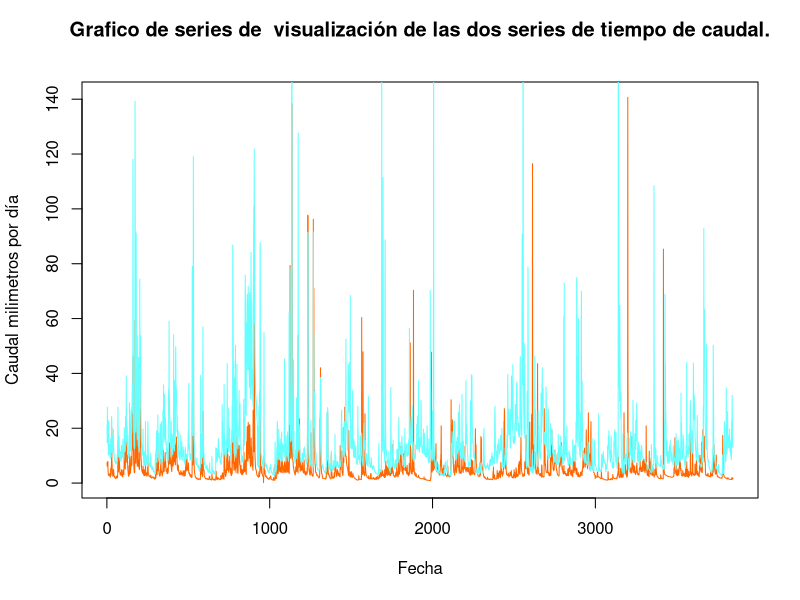
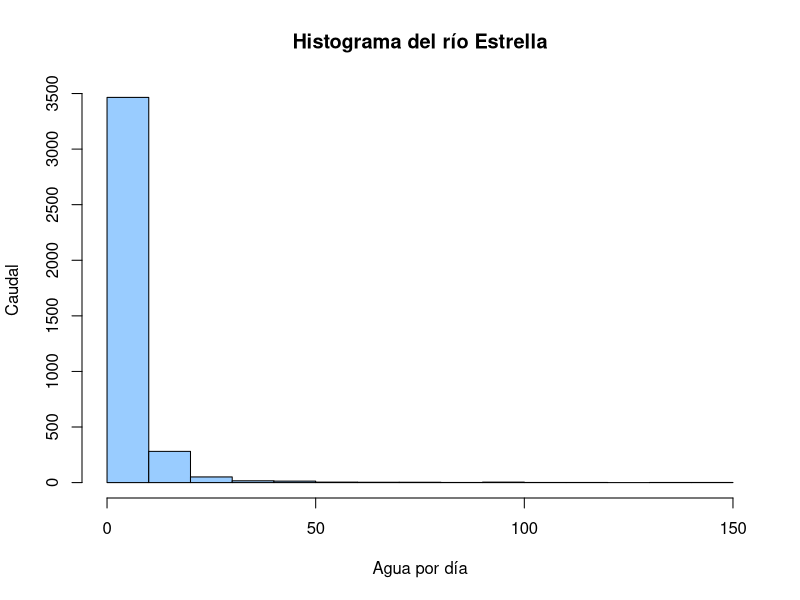
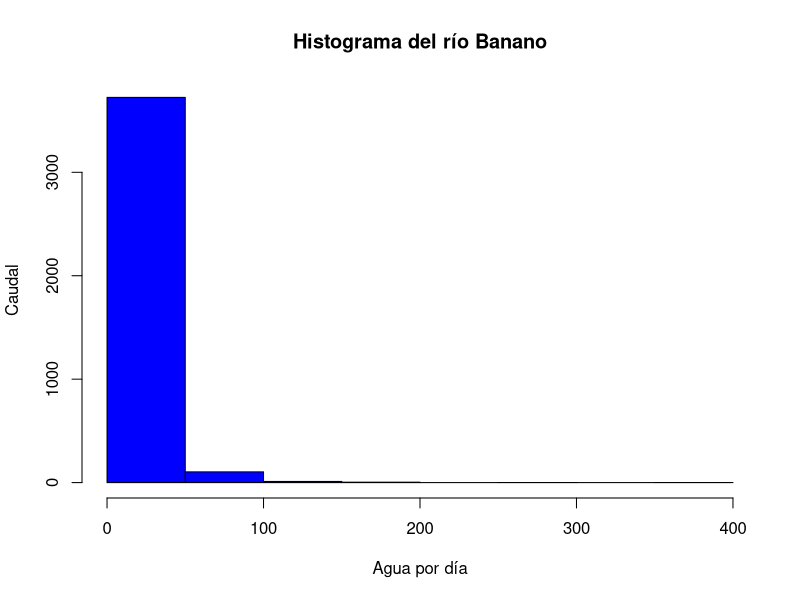
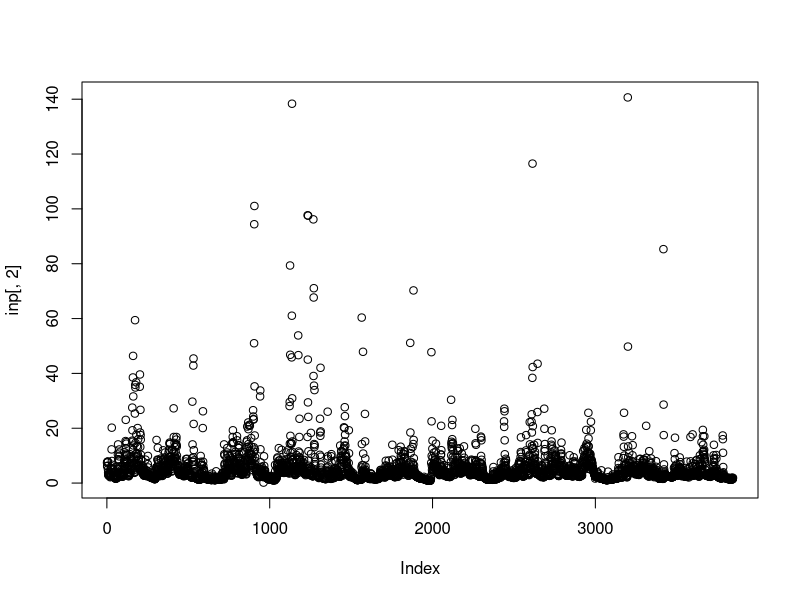
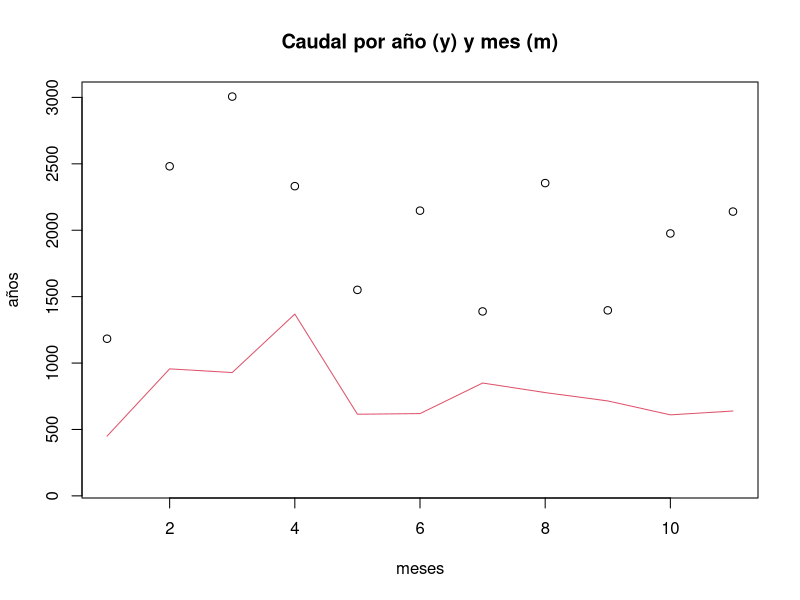
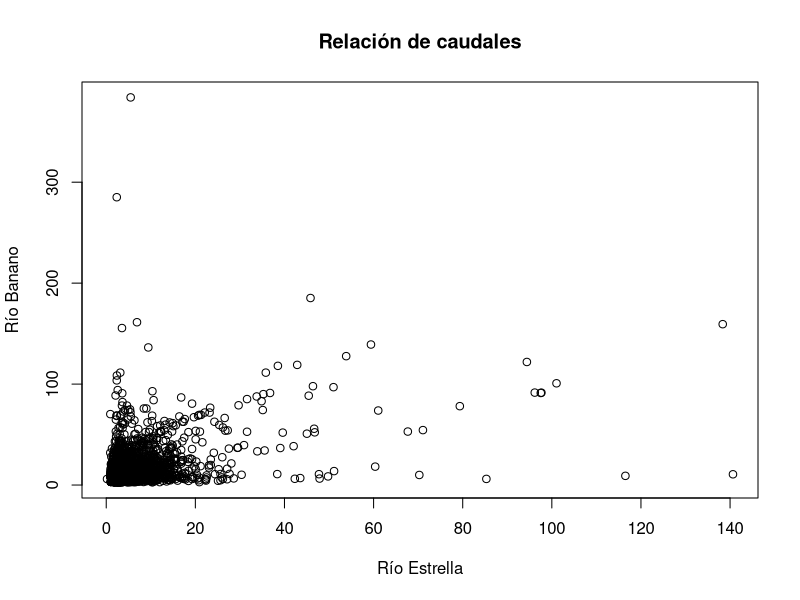
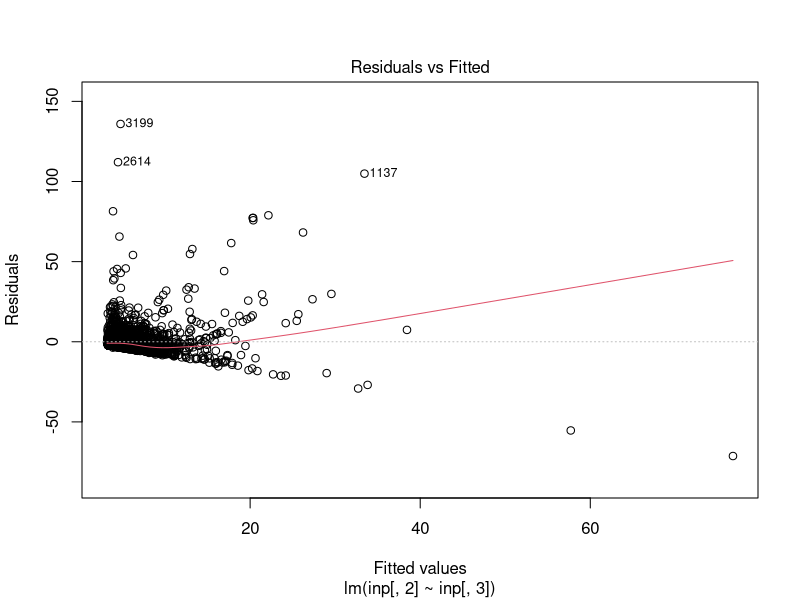
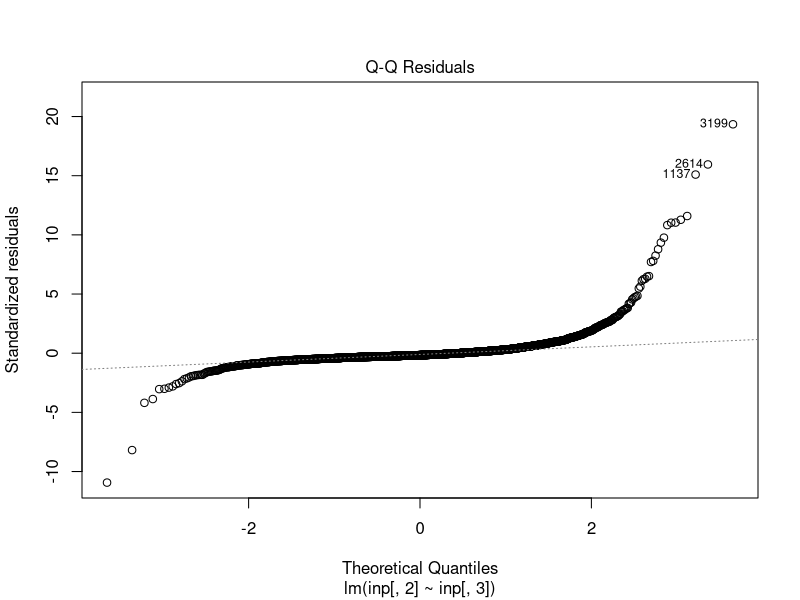

Write R code to recreate these figures, in order.
## ---- chunk 1
knitr::opts_chunk$set(echo = TRUE)
## ---- chunk 2
inp <- read.csv("FDC.csv")
head(inp)

dim(inp)

inp[!complete.cases(inp),]
#newinp <- na.omit(inp)
## ---- chunk 3
plot(
  inp[,2],
  type= "l", col = "#FF6600",
  xlab = ("Fecha"),
  ylab = ("Caudal milimetros por día"), 
  main = ("Grafico de series de  visualización de las dos series de tiempo de caudal.
")
)
lines(inp[ ,3], col = "#66FFFF")
## ---- chunk 4
summary(inp[,2:3])
## ---- chunk 5
hist(inp[,2], 
     main =("Histograma del río Estrella"),
     xlab = ("Agua por día"),
     ylab = ("Caudal"),
     col = "#99CCFF"
     )
## ---- chunk 6
hist(inp[,3],
     main =("Histograma del río Banano"),
     xlab = ("Agua por día"),
     ylab = ("Caudal"),
     col = "blue"
     )
## ---- chunk 7
names(inp) <- c("fecha", "Estrella", "Banano")

attach(inp)
plot(inp[,2])

Tempdate <- strptime(inp[,1], format = "%d/%m/%Y")
## ---- chunk 8
MAQ_Estrella <- tapply(inp[,2], format(Tempdate, format="%Y"), FUN=sum)

MAQ_Banano <- tapply(inp[,3], format(Tempdate, format="%Y"), FUN=sum)


write.csv(rbind(MAQ_Estrella,MAQ_Banano), file="MAQ.csv")

plot(MAQ_Banano, ylim=c(100,3000), main = "Caudal por año (y) y mes (m)",
     ylab = "años", xlab ="meses" )

lines(MAQ_Estrella, col=2)

MMQ_Estrella <- tapply(inp[,2], format(Tempdate, format="%m"), FUN=sum)

MMQ_Banano <- tapply(inp[,3], format(Tempdate, format="%m"), FUN=sum)
## ---- chunk 9
corinp <- cor(inp[,2:3], method= "spearman")

plot(inp[,2], inp[,3],main = "Relación de caudales",ylab = "Río Banano",
     xlab = "Río Estrella")

inp.lm <- lm(inp[,2] ~ inp[,3], data=inp)

summary(inp.lm)

plot(inp.lm)
